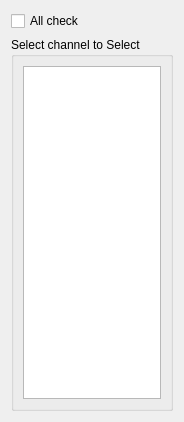
<?xml version="1.0" encoding="UTF-8"?>
<ui version="4.0">
 <class>FileSelectDialog</class>
 <widget class="QDialog" name="FileSelectDialog">
  <property name="geometry">
   <rect>
    <x>0</x>
    <y>0</y>
    <width>184</width>
    <height>422</height>
   </rect>
  </property>
  <property name="windowTitle">
   <string>Dialog</string>
  </property>
  <layout class="QVBoxLayout" name="verticalLayout_2">
   <item>
    <widget class="QCheckBox" name="allCheck">
     <property name="text">
      <string>All check</string>
     </property>
    </widget>
   </item>
   <item>
    <widget class="QGroupBox" name="groupBox">
     <property name="title">
      <string>Select channel to Select</string>
     </property>
     <layout class="QVBoxLayout" name="verticalLayout">
      <item>
       <widget class="QListWidget" name="listWidget"/>
      </item>
     </layout>
    </widget>
   </item>
  </layout>
 </widget>
 <resources/>
 <connections/>
</ui>
